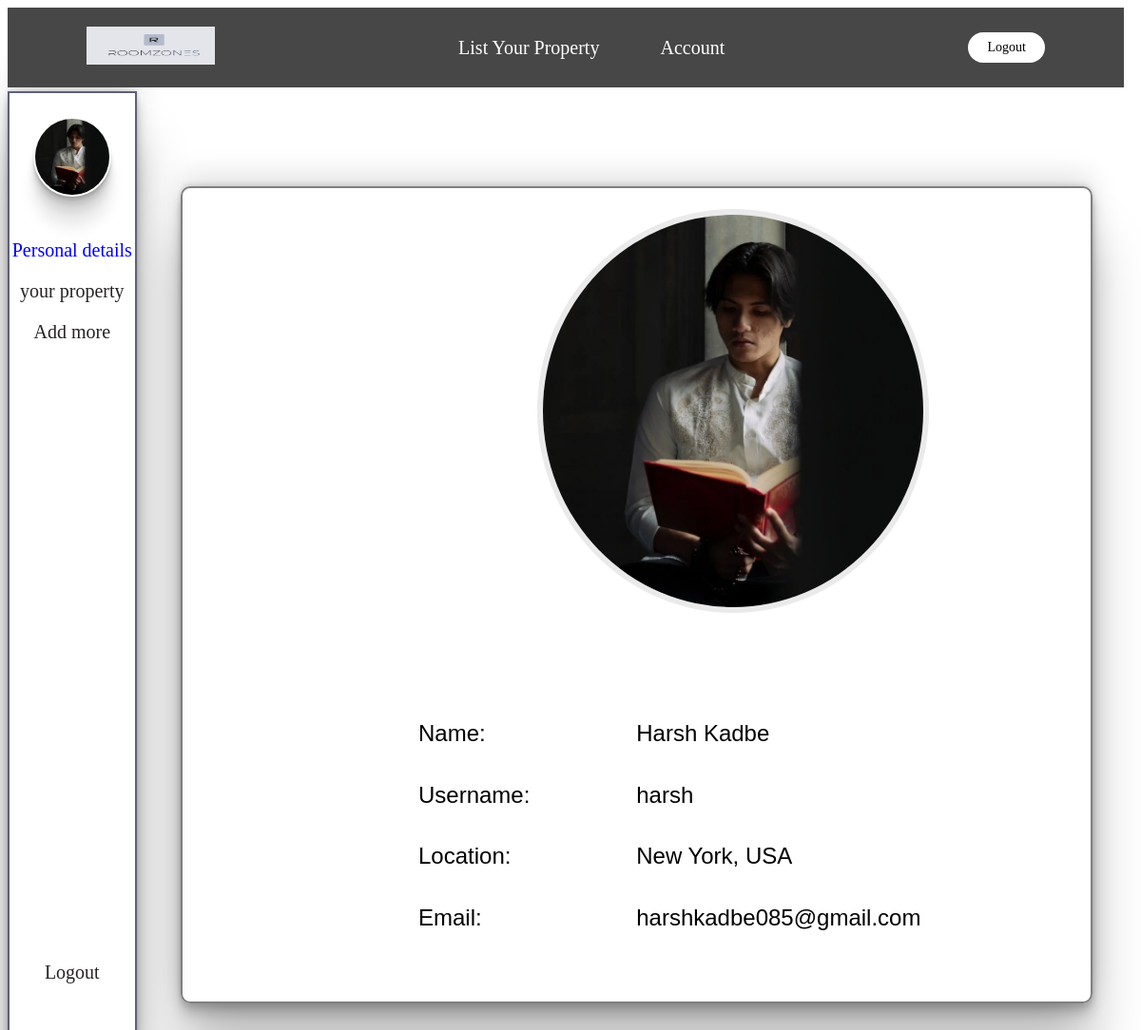
Screenshot of /userprofile/ (signed in) with the database file from the repository.
### projects/models.py (models this page shows, shortened)
class Profile(models.Model):
    user = models.OneToOneField(User, on_delete=models.CASCADE)
    username = models.CharField(max_length=100)
    name = models.CharField(max_length=100)
    email = models.EmailField(max_length=200)
    location = models.CharField(max_length=500, null=True, blank=True)
    profile_image = models.ImageField(null=True, blank=True, default='noprofil.jpg')
    password1 = models.CharField(max_length=200, null=True, blank=True)
    password2 = models.CharField(max_length=200, null=True, blank=True)
    @property
    def imageURL(self):
        try:
            url = self.profile_image.url
        except:
            url = ''
        return url

### projects/views.py (the view)
# urls.py: path('userprofile/', views.UserProfile, name="user-profile"),
@login_required(login_url="login")
def UserProfile(request):
    profile = request.user.profile
    products = profile.listproperty_set.all()
    context = {'profile':profile, 'products':products}
    return render(request, 'projects/user-profile.html', context)

### projects/templates/projects/user-profile.html (shortened to what this page needs)
<!DOCTYPE html>
{% load static %}
<html>
<head>
	<link rel="stylesheet" type="text/css" href="{% static 'css/new.css'%}">
	<link rel="stylesheet" href="https://cdnjs.cloudflare.com/ajax/libs/font-awesome/4.7.0/css/font-awesome.min.css">
</head>
<body>
	{% include 'navbar.html' %}
	<div class="container">
			<section>
				<div class="Profile-image height">
					<img src="{{profile.imageURL}}" alt="">
					<ul style="display: flex; flex-direction: column; justify-content:space-between ;height: 73%;">
						<div>
							<li style="color: blue;">Personal details</li>
							<a href="{% url 'user-property' %}"><li>your property</li></a>
							<a href="{% url 'list-property' %}"><li>Add more</li></a>
						</div>
						<a href="#" class="lg"><li>Logout</li></a>
					</ul>
				</div>
			</section>
		<div class="right">
			<div class="product-list">
				<div class="product-details">
					<div class="personal-data">
						<div class="upload">
							<img src="{{profile.imageURL}}" width = 100 height = 100 alt="">
						</div>
						<div class="persnal-details">
							<ul>
								<li><span>Name:</span><span>{{profile.name}}</span></li>
								<li><span>Username:</span><span>{{profile.username}}</span></li>
								<li><span>Location:</span><span>{{profile.location}}</span></li>
								<li><span>Email:</span><span>{{profile.email}}</span></li>
							</ul>
						</div>
					</div>
				</div>
			</div>
		</div>
	</div>
</body>
</html>

### static/css/new.css (style rules this page uses)
body { background-color: rgba(255, 255, 255, 0.973); }
.container { display: flex; flex-direction: row; }
section { margin-bottom: 30px; }
ul { list-style: none; margin: 0; padding: 0 }
.Profile-image { background-color: rgb(255, 255, 255); overflow: hidden; height: 100vh; position: fixed; border: 2px solid rgb(93, 96, 120); display: flex; justify-content: flex-start; flex-direction: column; box-shadow: rgba(0, 0, 0, 0.25) 0px 54px 55px, rgba(0, 0, 0, 0.12) 0px -12px 30px, rgba(0, 0, 0, 0.12) 0px 4px 6px, rgba(0, 0, 0, 0.17) 0px 12px 13px, rgba(0, 0, 0, 0.09) 0px -3px 5px; }
.Profile-image img { height: 10vh; border: 2px solid #ffffff61; border-radius: 50%; margin: 25px; box-shadow: rgba(0, 0, 0, 0.17) 0px -23px 25px 0px inset, rgba(0, 0, 0, 0.15) 0px -36px 30px 0px inset, rgba(0, 0, 0, 0.1) 0px -79px 40px 0px inset, rgba(0, 0, 0, 0.06) 0px 2px 1px, rgba(0, 0, 0, 0.09) 0px 4px 2px, rgba(0, 0, 0, 0.09) 0px 8px 4px, rgba(0, 0, 0, 0.09) 0px 16px 8px, rgba(0, 0, 0, 0.09) 0px 32px 16px; }
.Profile-image li { cursor: pointer; color: rgb(39, 35, 35); text-align: center; margin:20px 0px 10px 0px ; }
.Profile-image a { text-decoration: none; }
ul li { margin: 3% 10%; font-size: 20px; }
.height { height: 100%; }
.lg { margin-top: 80px; }
span { width: 200px; display: flex; }
.right { width: 100%; display: flex; justify-content: flex-end; align-content: flex-end; flex-direction: row; margin-top: 100px; }
.product-list { width: 90%; display: flex; flex-wrap: wrap; margin: 0 -10px; }
.product-details { width: 90%; box-sizing: border-box; margin: 0 auto; display: flex; border: 2px solid gray; border-radius: 10px 10px ; margin-block-end: 50px; text-align:justify; font-family: Arial, sans-serif; box-shadow: rgba(0, 0, 0, 0.25) 0px 54px 55px, rgba(0, 0, 0, 0.12) 0px -12px 30px, rgba(0, 0, 0, 0.12) 0px 4px 6px, rgba(0, 0, 0, 0.17) 0px 12px 13px, rgba(0, 0, 0, 0.09) 0px -3px 5px; }
.product-details img { max-width: 400px; height:350px; margin: 21px 84px 20px 20px; }
.product-details ul { list-style: none; margin: 0; padding: 0; margin-bottom: 20px; }
.product-details li { font-size: 18px; line-height: 1.5; margin-bottom: 10px; }
.upload { width: 100px; position: relative; margin: 1px 1px 57px 37%; }
.upload img { border-radius: 50%; height: auto; width: auto; border: 6px solid #eaeaea; }
.personal-data { width: 100%; box-sizing: border-box; margin: 0 auto; display: flex; flex-direction: column; border-radius: 10px 10px; margin-block-end: 50px; text-align: justify; font-family: Arial, sans-serif; }
.persnal-details ul li { display: flex; justify-content: center; font-size: 24px; }
.persnal-details ul li span { width: 30%; }

### rows the page displays
Profile: imageURL (picture), name "Harsh Kadbe", username "harsh", location "New York, USA", email "harshkadbe085@gmail.com"
